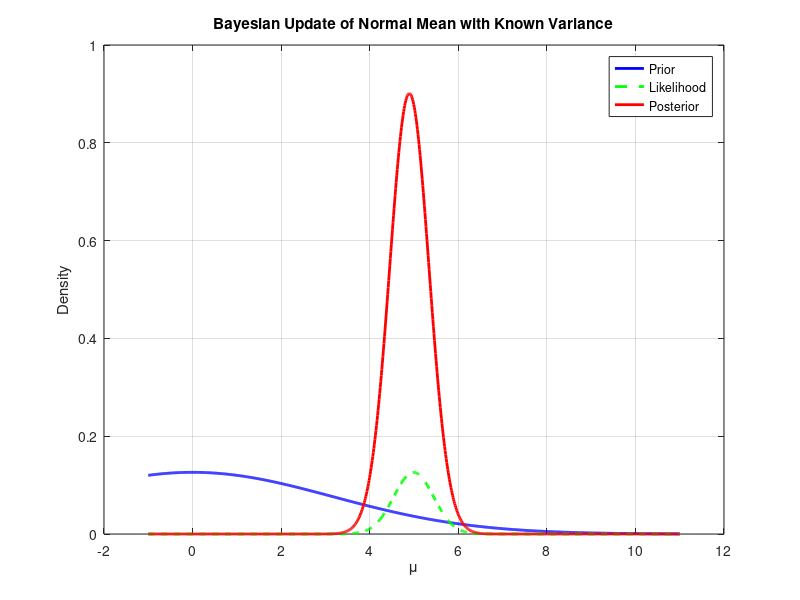

Recreate this plot in MATLAB.
% Parameters
mu_true = 5;        % True mean
sigma2 = 4;         % Known variance
mu0 = 0;            % Prior mean
tau0_sq = 10;       % Prior variance
n = 20;             % Sample size

% Simulate data
rng(0);  % For reproducibility
x = mu_true + sqrt(sigma2) * randn(n,1);

% Compute sample mean
x_bar = mean(x);

% Compute posterior variance
tau_n_sq = 1 / (n / sigma2 + 1 / tau0_sq);

% Compute posterior mean
mu_n = tau_n_sq * (n * x_bar / sigma2 + mu0 / tau0_sq);

% Display results
fprintf('Prior Mean: %.2f, Prior Variance: %.2f\n', mu0, tau0_sq);
fprintf('Sample Mean: %.2f\n', x_bar);
fprintf('Posterior Mean: %.2f, Posterior Variance: %.2f\n', mu_n, tau_n_sq);

% Plotting
mu_values = linspace(mu_true - 3*sqrt(sigma2), mu_true + 3*sqrt(sigma2), 1000);

% Prior distribution
prior_pdf = normpdf(mu_values, mu0, sqrt(tau0_sq));

% Likelihood (scaled)
likelihood_pdf = normpdf(mu_values, x_bar, sqrt(sigma2 / n));
likelihood_pdf = likelihood_pdf / max(likelihood_pdf) * max(prior_pdf);

% Posterior distribution
posterior_pdf = normpdf(mu_values, mu_n, sqrt(tau_n_sq));

% Plot
figure;
plot(mu_values, prior_pdf, 'b-', 'LineWidth', 2); hold on;
plot(mu_values, likelihood_pdf, 'g--', 'LineWidth', 2);
plot(mu_values, posterior_pdf, 'r-', 'LineWidth', 2);
legend('Prior', 'Likelihood', 'Posterior');
xlabel('\mu');
ylabel('Density');
title('Bayesian Update of Normal Mean with Known Variance');
grid on;
